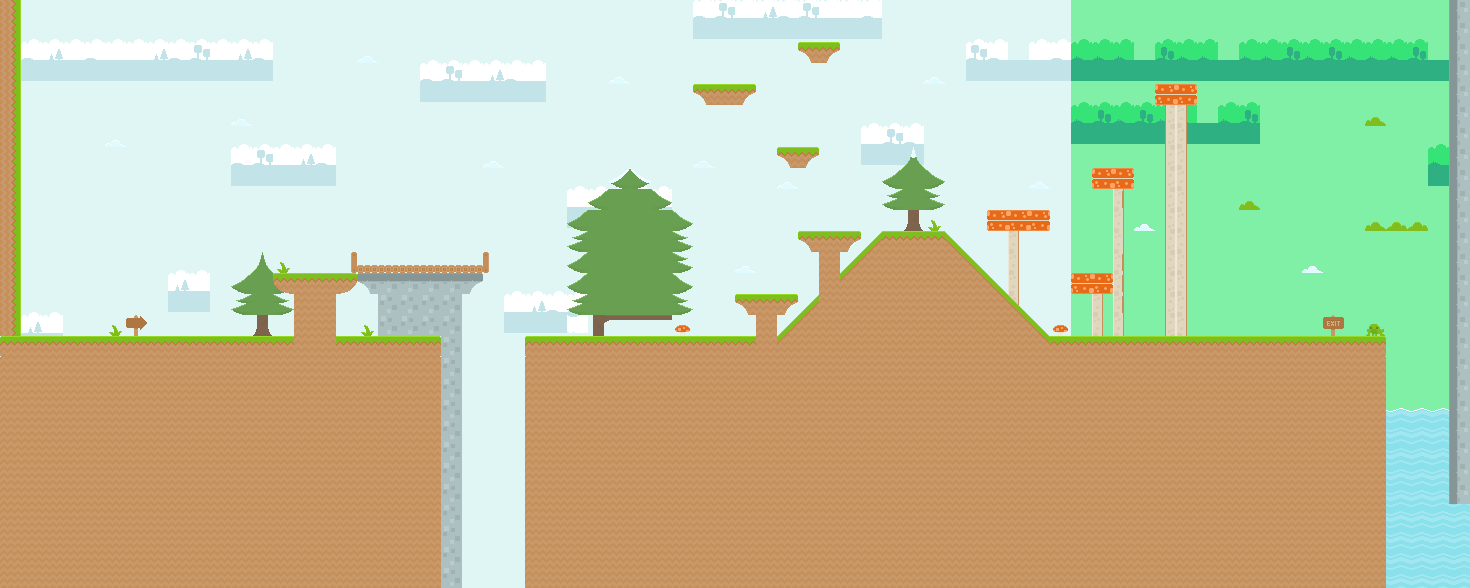

The image is a tile-based game level rendered from a .tmx file. Its description and source (layers, tilesets, objects; grid data summarised) follow:
An orthogonal 70x28 tile map with 21x21 px tiles, 3 tile layers (Background, Front-Background, Ground-n-Platforms), 2 tilesets and 23 objects (13x worm, 9x block, button).

<map version="1.10" tiledversion="1.11.2" orientation="orthogonal" renderorder="right-down" width="70" height="28" tilewidth="21" tileheight="21" infinite="0" nextlayerid="7" nextobjectid="43">
 <editorsettings>
  <export target="platformer-level-one.tmj" format="json" />
 </editorsettings>
 <tileset firstgid="1" name="kenny_tilemap_packed" tilewidth="21" tileheight="21" tilecount="900" columns="30">
  <image source="tilemap_packed.png" width="630" height="630" />
  <tile id="10">
   <properties>
    <property name="Collides" type="bool" value="true" />
   </properties>
   <animation>
    <frame tileid="10" duration="250" />
    <frame tileid="549" duration="500" />
   </animation>
  </tile>
  <tile id="11">
   <properties>
    <property name="Collides" type="bool" value="true" />
   </properties>
  </tile>
  <tile id="40">
   <animation>
    <frame tileid="40" duration="500" />
    <frame tileid="580" duration="500" />
    <frame tileid="579" duration="500" />
   </animation>
  </tile>
  <tile id="43">
   <properties>
    <property name="Collides" type="bool" value="true" />
   </properties>
  </tile>
  <tile id="105">
   <properties>
    <property name="Collides" type="bool" value="true" />
   </properties>
  </tile>
  <tile id="121">
   <properties>
    <property name="Collides" type="bool" value="true" />
   </properties>
  </tile>
  <tile id="122">
   <properties>
    <property name="Collides" type="bool" value="true" />
   </properties>
  </tile>
  <tile id="123">
   <properties>
    <property name="Collides" type="bool" value="true" />
   </properties>
  </tile>
  <tile id="124">
   <properties>
    <property name="Collides" type="bool" value="true" />
   </properties>
  </tile>
  <tile id="125">
   <properties>
    <property name="Collides" type="bool" value="true" />
   </properties>
  </tile>
  <tile id="126">
   <properties>
    <property name="Collides" type="bool" value="true" />
   </properties>
  </tile>
  <tile id="127">
   <properties>
    <property name="Collides" type="bool" value="true" />
   </properties>
  </tile>
  <tile id="128">
   <properties>
    <property name="Collides" type="bool" value="true" />
   </properties>
  </tile>
  <tile id="129">
   <properties>
    <property name="Collides" type="bool" value="true" />
   </properties>
  </tile>
  <tile id="151">
   <properties>
    <property name="Collides" type="bool" value="true" />
   </properties>
  </tile>
  <tile id="152">
   <properties>
    <property name="Collides" type="bool" value="true" />
   </properties>
  </tile>
  <tile id="153">
   <properties>
    <property name="Collides" type="bool" value="true" />
   </properties>
  </tile>
  <tile id="154">
   <properties>
    <property name="Collides" type="bool" value="true" />
   </properties>
  </tile>
  <tile id="155">
   <properties>
    <property name="Collides" type="bool" value="true" />
   </properties>
  </tile>
  <tile id="156">
   <properties>
    <property name="Collides" type="bool" value="true" />
   </properties>
  </tile>
  <tile id="157">
   <properties>
    <property name="Collides" type="bool" value="true" />
   </properties>
  </tile>
  <tile id="158">
   <properties>
    <property name="Collides" type="bool" value="true" />
   </properties>
  </tile>
  <tile id="159">
   <properties>
    <property name="Collides" type="bool" value="true" />
   </properties>
  </tile>
  <tile id="165">
   <properties>
    <property name="Collides" type="bool" value="true" />
   </properties>
  </tile>
  <tile id="220">
   <properties>
    <property name="Collides" type="bool" value="true" />
   </properties>
  </tile>
  <tile id="301">
   <properties>
    <property name="Collides" type="bool" value="true" />
   </properties>
  </tile>
  <tile id="302">
   <properties>
    <property name="Collides" type="bool" value="true" />
   </properties>
  </tile>
  <tile id="303">
   <properties>
    <property name="Collides" type="bool" value="true" />
   </properties>
  </tile>
  <tile id="304">
   <properties>
    <property name="Collides" type="bool" value="true" />
   </properties>
  </tile>
  <tile id="305">
   <properties>
    <property name="Collides" type="bool" value="true" />
   </properties>
  </tile>
  <tile id="306">
   <properties>
    <property name="Collides" type="bool" value="true" />
   </properties>
  </tile>
  <tile id="307">
   <properties>
    <property name="Collides" type="bool" value="true" />
   </properties>
  </tile>
  <tile id="308">
   <properties>
    <property name="Collides" type="bool" value="true" />
   </properties>
  </tile>
  <tile id="309">
   <properties>
    <property name="Collides" type="bool" value="true" />
   </properties>
  </tile>
  <tile id="324">
   <animation>
    <frame tileid="324" duration="500" />
    <frame tileid="325" duration="300" />
   </animation>
  </tile>
  <tile id="331">
   <properties>
    <property name="Collides" type="bool" value="true" />
   </properties>
  </tile>
  <tile id="332">
   <properties>
    <property name="Collides" type="bool" value="true" />
   </properties>
  </tile>
  <tile id="333">
   <properties>
    <property name="Collides" type="bool" value="true" />
   </properties>
  </tile>
  <tile id="334">
   <properties>
    <property name="Collides" type="bool" value="true" />
   </properties>
  </tile>
  <tile id="335">
   <properties>
    <property name="Collides" type="bool" value="true" />
   </properties>
  </tile>
  <tile id="336">
   <properties>
    <property name="Collides" type="bool" value="true" />
   </properties>
  </tile>
  <tile id="337">
   <properties>
    <property name="Collides" type="bool" value="true" />
   </properties>
  </tile>
  <tile id="338">
   <properties>
    <property name="Collides" type="bool" value="true" />
   </properties>
  </tile>
  <tile id="339">
   <properties>
    <property name="Collides" type="bool" value="true" />
   </properties>
  </tile>
  <tile id="361">
   <properties>
    <property name="Collides" type="bool" value="true" />
   </properties>
  </tile>
  <tile id="362">
   <properties>
    <property name="Collides" type="bool" value="true" />
   </properties>
  </tile>
  <tile id="363">
   <properties>
    <property name="Collides" type="bool" value="true" />
   </properties>
  </tile>
  <tile id="364">
   <properties>
    <property name="Collides" type="bool" value="true" />
   </properties>
  </tile>
  <tile id="365">
   <properties>
    <property name="Collides" type="bool" value="true" />
   </properties>
  </tile>
  <tile id="366">
   <properties>
    <property name="Collides" type="bool" value="true" />
   </properties>
  </tile>
  <tile id="367">
   <properties>
    <property name="Collides" type="bool" value="true" />
   </properties>
  </tile>
  <tile id="368">
   <properties>
    <property name="Collides" type="bool" value="true" />
   </properties>
  </tile>
  <tile id="369">
   <properties>
    <property name="Collides" type="bool" value="true" />
   </properties>
  </tile>
  <tile id="370">
   <properties>
    <property name="Collides" type="bool" value="true" />
   </properties>
  </tile>
  <tile id="371">
   <properties>
    <property name="Collides" type="bool" value="true" />
   </properties>
  </tile>
  <tile id="372">
   <properties>
    <property name="Collides" type="bool" value="true" />
   </properties>
  </tile>
  <tile id="391">
   <properties>
    <property name="Collides" type="bool" value="true" />
   </properties>
  </tile>
  <tile id="392">
   <properties>
    <property name="Collides" type="bool" value="true" />
   </properties>
  </tile>
  <tile id="393">
   <properties>
    <property name="Collides" type="bool" value="true" />
   </properties>
  </tile>
  <tile id="394">
   <properties>
    <property name="Collides" type="bool" value="true" />
   </properties>
  </tile>
  <tile id="395">
   <properties>
    <property name="Collides" type="bool" value="true" />
   </properties>
  </tile>
  <tile id="396">
   <properties>
    <property name="Collides" type="bool" value="true" />
   </properties>
  </tile>
  <tile id="397">
   <properties>
    <property name="Collides" type="bool" value="true" />
   </properties>
  </tile>
  <tile id="398">
   <properties>
    <property name="Collides" type="bool" value="true" />
   </properties>
  </tile>
  <tile id="399">
   <properties>
    <property name="Collides" type="bool" value="true" />
   </properties>
  </tile>
  <tile id="400">
   <properties>
    <property name="Collides" type="bool" value="true" />
   </properties>
  </tile>
  <tile id="401">
   <properties>
    <property name="Collides" type="bool" value="true" />
   </properties>
  </tile>
  <tile id="402">
   <properties>
    <property name="Collides" type="bool" value="true" />
   </properties>
  </tile>
  <tile id="418">
   <animation>
    <frame tileid="418" duration="500" />
    <frame tileid="419" duration="500" />
   </animation>
  </tile>
  <tile id="425">
   <properties>
    <property name="Collides" type="bool" value="true" />
   </properties>
  </tile>
  <tile id="426">
   <properties>
    <property name="Collides" type="bool" value="true" />
   </properties>
  </tile>
  <tile id="427">
   <properties>
    <property name="Collides" type="bool" value="true" />
   </properties>
  </tile>
  <tile id="428">
   <properties>
    <property name="Collides" type="bool" value="true" />
   </properties>
  </tile>
  <tile id="429">
   <properties>
    <property name="Collides" type="bool" value="true" />
   </properties>
  </tile>
  <tile id="430">
   <properties>
    <property name="Collides" type="bool" value="true" />
   </properties>
  </tile>
  <tile id="431">
   <properties>
    <property name="Collides" type="bool" value="true" />
   </properties>
  </tile>
  <tile id="432">
   <properties>
    <property name="Collides" type="bool" value="true" />
   </properties>
  </tile>
 </tileset>
 <tileset firstgid="901" name="tilemap-backgrounds_packed" tilewidth="24" tileheight="24" tilecount="24" columns="8">
  <image source="tilemap-backgrounds_packed.png" width="192" height="72" />
 </tileset>
 <layer id="5" name="Background" width="70" height="28">
  <data>[1960 cells, 1960 non-empty, 17 distinct tile ids]</data>
 </layer>
 <layer id="6" name="Front-Background" width="70" height="28">
  <data>[1960 cells, 134 non-empty, 26 distinct tile ids]</data>
 </layer>
 <layer id="1" name="Ground-n-Platforms" width="70" height="28">
  <data>[1960 cells, 919 non-empty, 23 distinct tile ids]</data>
 </layer>
 <objectgroup id="3" name="Objects">
  <object id="2" name="worm" gid="325" x="306" y="263" width="21" height="21" />
  <object id="8" name="worm" gid="325" x="902.667" y="201" width="21" height="21" />
  <object id="9" name="button" gid="106" x="1277.33" y="336.333" width="21" height="21" />
  <object id="14" name="worm" gid="325" x="1101.33" y="144.333" width="21" height="21" />
  <object id="15" name="worm" gid="325" x="1102" y="120.333" width="21" height="21" />
  <object id="17" name="worm" gid="325" x="1276.67" y="290.333" width="21" height="21" />
  <object id="18" name="worm" gid="325" x="1166" y="76.3333" width="21" height="21" />
  <object id="19" name="worm" gid="325" x="1166.67" y="57" width="21" height="21" />
  <object id="21" name="worm" gid="325" x="1166" y="37" width="21" height="21" />
  <object id="25" name="worm" gid="325" x="992.667" y="196.333" width="21" height="21" />
  <object id="26" name="worm" gid="325" x="1020.67" y="196.333" width="21" height="21" />
  <object id="27" name="worm" gid="325" x="556.667" y="248.333" width="21" height="21" />
  <object id="29" name="worm" gid="325" x="712.667" y="74.3333" width="21" height="21" />
  <object id="30" name="worm" gid="325" x="808.667" y="29" width="21" height="21" />
  <object id="31" name="block" gid="221" x="1344" y="336.333" width="21" height="21" />
  <object id="32" name="block" gid="221" x="1344" y="314.333" width="21" height="21" />
  <object id="33" name="block" gid="221" x="1344.67" y="292.333" width="21" height="21" />
  <object id="34" name="block" gid="221" x="1344.67" y="270.333" width="21" height="21" />
  <object id="36" name="block" gid="221" x="1344.67" y="247.667" width="21" height="21" />
  <object id="37" name="block" gid="221" x="1344" y="225.667" width="21" height="21" />
  <object id="38" name="block" gid="221" x="1344" y="203.667" width="21" height="21" />
  <object id="39" name="block" gid="221" x="1344" y="181" width="21" height="21" />
  <object id="40" name="block" gid="221" x="1343.33" y="158.333" width="21" height="21" />
 </objectgroup>
</map>
